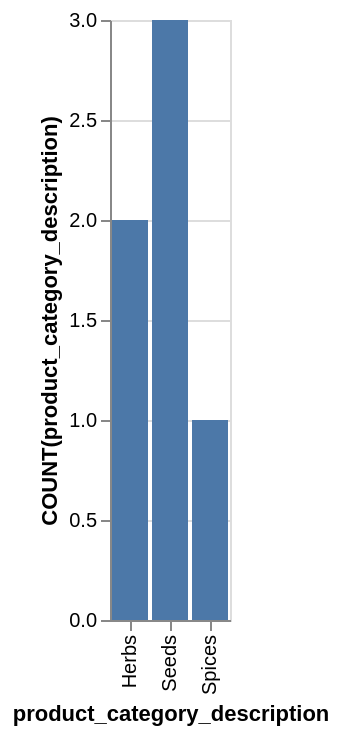

Write a Vega-Lite specification for this figure.
### Vega-Lite specification from a JSON file in a GitHub repository (floating-point values rounded to 4 significant figures)
{"data": {"values": [{"x_data": "Herbs", "y_data": 2}, {"x_data": "Seeds", "y_data": 3}, {"x_data": "Spices", "y_data": 1}]}, "mark": "bar", "encoding": {"x": {"field": "x_data", "type": "nominal", "title": "product_category_description", "sort": "ascending"}, "y": {"field": "y_data", "type": "quantitative", "title": "COUNT(product_category_description)"}}}
